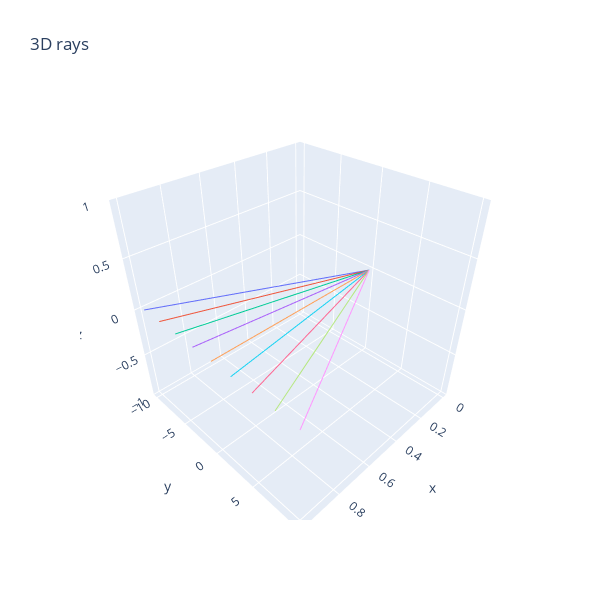

Here is the notebook cell this chart was saved with:
### Code cell
def make_rays_1d(num_pixels: int, y_limit: float) -> t.Tensor:
    '''
    num_pixels: The number of pixels in the y dimension. Since there is one ray per pixel, this is also the number of rays.
    y_limit: At x=1, the rays should extend from -y_limit to +y_limit, inclusive of both endpoints.

    Returns: shape (num_pixels, num_points=2, num_dim=3) where the num_points dimension contains (origin, direction) and the num_dim dimension contains xyz.

    Example of make_rays_1d(9, 1.0): [
        [[0, 0, 0], [1, -1.0, 0]],
        [[0, 0, 0], [1, -0.75, 0]],
        [[0, 0, 0], [1, -0.5, 0]],
        ...
        [[0, 0, 0], [1, 0.75, 0]],
        [[0, 0, 0], [1, 1, 0]],
    ]
    '''
    origin = t.Tensor([0, 0, 0])
    middle = t.tensor([1, 1, 0])
    pair = t.stack([origin, middle])

    rays = einops.repeat(pair, 'p c -> num_rays p c', num_rays=num_pixels).clone()

    t.linspace(-y_limit, y_limit, num_pixels, out=rays[:, 1, 1])

    return rays

    

rays1d = make_rays_1d(9, 10.0)

fig = render_lines_with_plotly(rays1d)

### Figure 1 — Plotly figure (JSON) as saved in the notebook; plotly's stock layout.template omitted (floating-point values rounded to 4 significant figures)
{"data": [{"mode": "lines", "type": "scatter3d", "x": [0, 1], "y": [0, -10], "z": [0, 0]}, {"mode": "lines", "type": "scatter3d", "x": [0, 1], "y": [0, -7.5], "z": [0, 0]}, {"mode": "lines", "type": "scatter3d", "x": [0, 1], "y": [0, -5], "z": [0, 0]}, {"mode": "lines", "type": "scatter3d", "x": [0, 1], "y": [0, -2.5], "z": [0, 0]}, {"mode": "lines", "type": "scatter3d", "x": [0, 1], "y": [0, 0], "z": [0, 0]}, {"mode": "lines", "type": "scatter3d", "x": [0, 1], "y": [0, 2.5], "z": [0, 0]}, {"mode": "lines", "type": "scatter3d", "x": [0, 1], "y": [0, 5], "z": [0, 0]}, {"mode": "lines", "type": "scatter3d", "x": [0, 1], "y": [0, 7.5], "z": [0, 0]}, {"mode": "lines", "type": "scatter3d", "x": [0, 1], "y": [0, 10], "z": [0, 0]}], "layout": {"height": 600, "showlegend": false, "title": {"text": "3D rays"}, "width": 600}}
